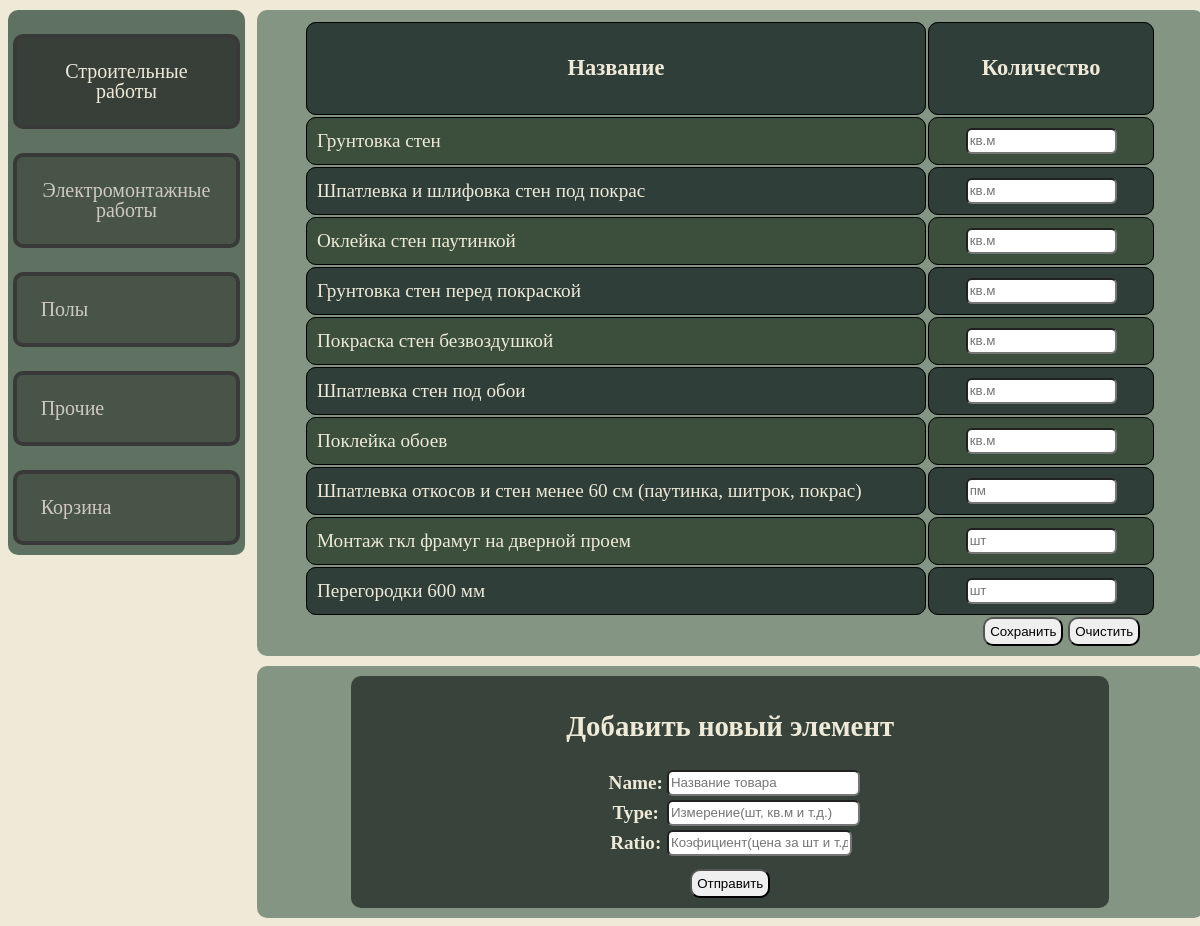
The app's page /, older data.
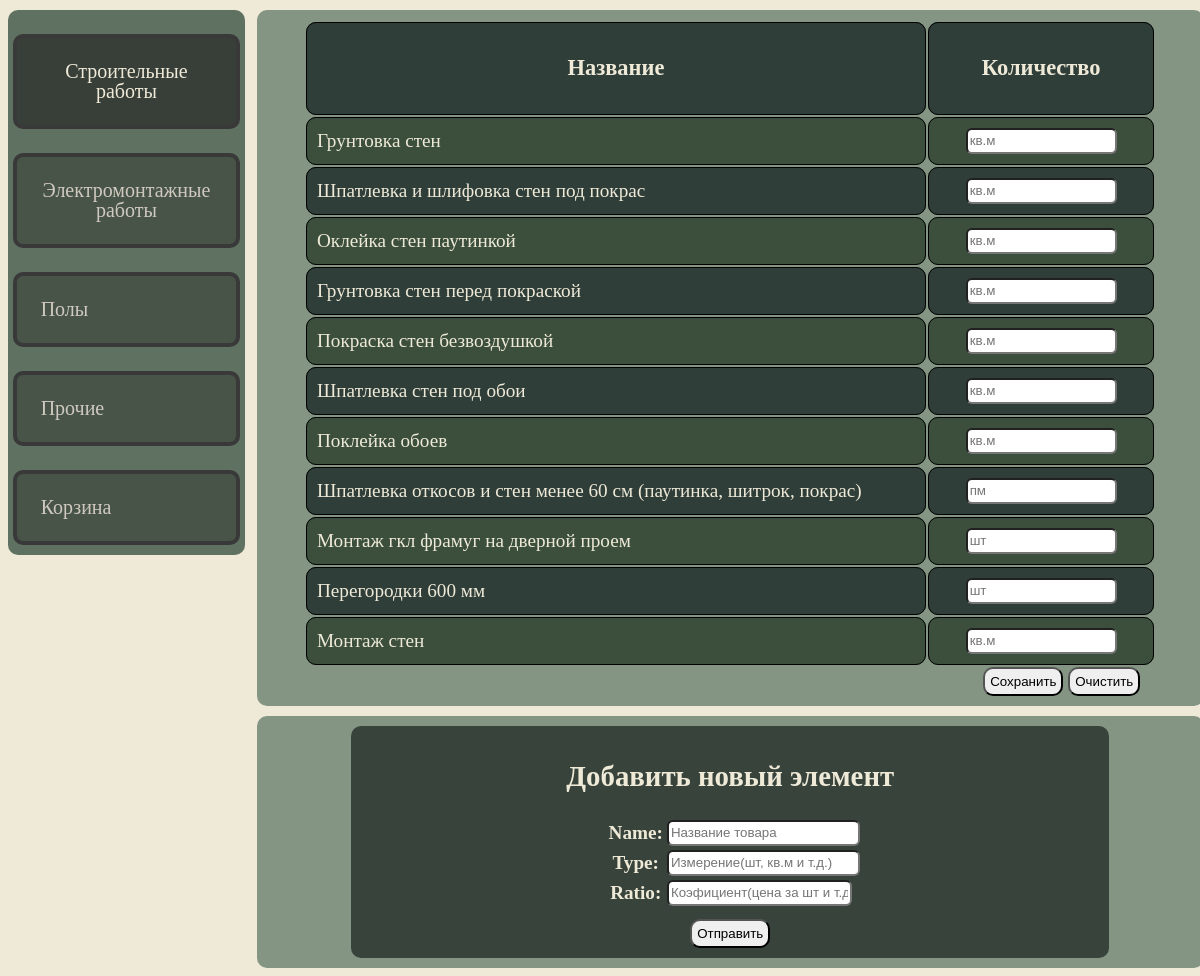
The same page, newer data.
### firstapp/models.py (models this page shows)
class Person(models.Model):
    name = models.CharField(max_length=30)
    type = models.CharField(max_length=10)
    str = models.IntegerField()
    value = models.IntegerField()
    ratio = models.IntegerField()

### firstapp/views.py (the view, shortened to what this page needs)
# urls.py: path('', views.main, name='home'),
def main(request):
    str = 1
    userform = UserForm()
    scrform = SecretForm()
    data = {
        'stritems': GetQwerySetTOListElementsBySTR(str),
        'form': userform,
        'sform': scrform
    }
    return render(request, "main.html", context=data)

### firstapp/forms.py
class UserForm(forms.Form):
    name = forms.CharField()
    type = forms.CharField()
    ratio = forms.CharField()

class SecretForm(forms.Form):
    mas = forms.CharField()

### firstapp/views.py (called while the page is built)
def GetQwerySetTOListElementsBySTR(str1):
    stritems = Person.objects.values()
    liststritems = []
    for elem in stritems:
        str = elem['str']
        if str == str1:
            liststritems.append([elem['name'], elem['type']])
    return liststritems

### templates/main.html (shortened to what this page needs)
<!DOCTYPE html>
{% load static %}
<html>
<head>
    <link rel="stylesheet" href='{% static "css/css.css" %}'>
</head>
<body>
    <header>
        <a href="/" class="activeheader">Строительные работы</a>
        <a href="/electr/">Электромонтажные работы</a>
        <a href="/pol/">Полы</a>
        <a href="/others/">Прочие</a>
        <a href="/cart/">Корзина</a>
    </header>
    <div class="catalog">
        <table class="ctgtable">
            <tr>
                <td style="text-align: center"><h3>Название</h3></td>
                <td style="text-align: center"><h3>Количество</h3></td>
            </tr>
            {% for elem in stritems %}
                <tr calss = "ctgtr">
                    <td class="itemstr">{{ elem.0 }}</td>
                    <td class="inputtd">
                        <input type="number" class="inputstr" placeholder={{ elem.1 }}>
                    </td>
                </tr>
            {% endfor %}
        </table>
        <div class="sformdiv">
            <form method="POST">
                <input type="submit" class="sbutton" name="savevals" value="Сохранить" onclick="getElemVals()">
                <input type="submit" class="sbutton" name="resetvals" value="Очистить" onclick="resetElemVals()">
            </form>
        </div>
    </div>
    <div class="catalog" style="text-align: center">
        <div class="formdiv">
            <h2>Добавить новый элемент</h2>
            <form method="POST" class="form2">
                <table class="tbaddem">
                    {{ form }}
                </table>
                <input type="submit" class="button" name="addnewelem" value="Отправить">
            </form>
        </div>
    </div>
</body>
</html>

Row changes from the older to the newer data that the page shows:
added Person: name "Монтаж стен", type "кв.м"
